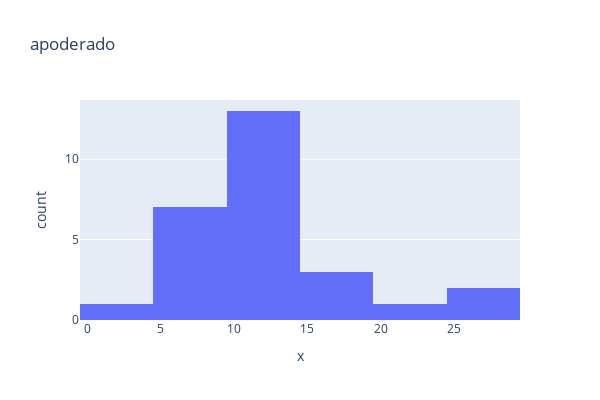
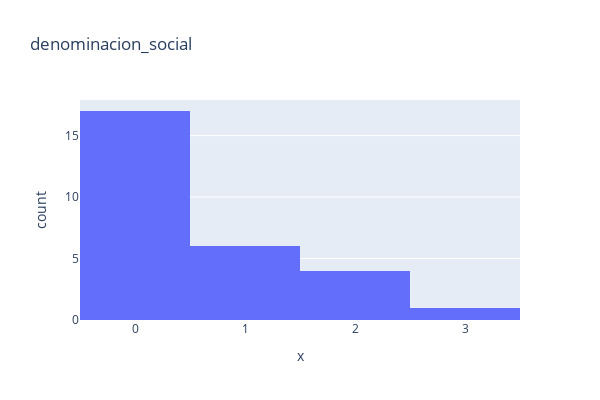
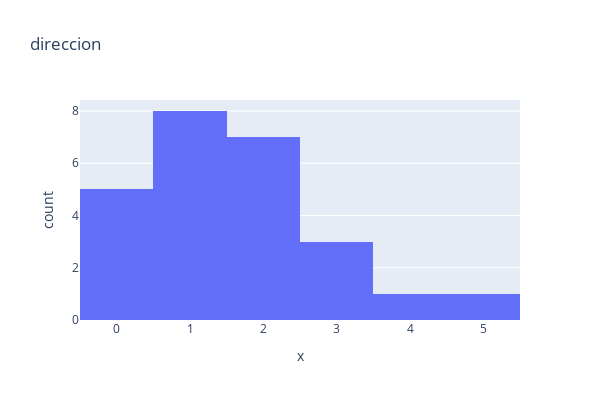
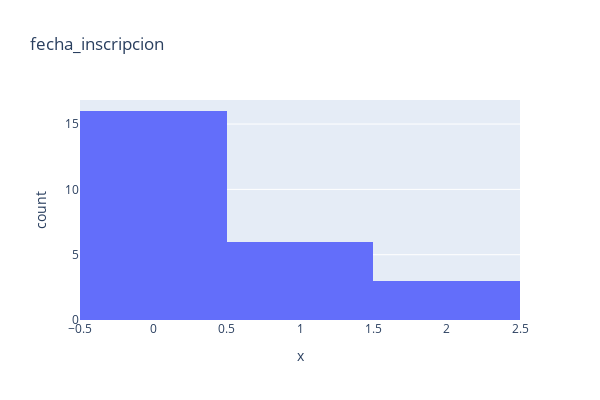

Write notebook code for charts like these, in order.
### Code cell
# grafico las distribuciones
import plotly.express as px

for k in paginas.keys():
    try:
        fig = px.histogram(paginas[k], x=paginas[k], title=k, width=600, height=400)
        fig.show()
    except:
        continue

### Figure 1 — Plotly figure (JSON) as saved in the notebook; plotly's stock layout.template omitted (floating-point values rounded to 4 significant figures)
{"data": [{"alignmentgroup": "True", "bingroup": "x", "hovertemplate": "x=%{x}<br>count=%{y}<extra></extra>", "legendgroup": "", "marker": {"color": "#636efa", "pattern": {"shape": ""}}, "name": "", "offsetgroup": "", "orientation": "v", "showlegend": false, "type": "histogram", "x": [11, 8, 8, 11, 12, 7, 20, 12, 13, 13, 3, 12, 8, 25, 12, 19, 10, 13, 16, 6, 8, 13, 7, 12, 26, 18, 14], "xaxis": "x", "yaxis": "y"}], "layout": {"barmode": "relative", "height": 400, "legend": {"tracegroupgap": 0}, "title": {"text": "apoderado"}, "width": 600, "xaxis": {"anchor": "y", "domain": [0, 1], "title": {"text": "x"}}, "yaxis": {"anchor": "x", "domain": [0, 1], "title": {"text": "count"}}}}

### Figure 2 — Plotly figure (JSON) as saved in the notebook; plotly's stock layout.template omitted (floating-point values rounded to 4 significant figures)
{"data": [{"alignmentgroup": "True", "bingroup": "x", "hovertemplate": "x=%{x}<br>count=%{y}<extra></extra>", "legendgroup": "", "marker": {"color": "#636efa", "pattern": {"shape": ""}}, "name": "", "offsetgroup": "", "orientation": "v", "showlegend": false, "type": "histogram", "x": [0, 0, 2, 0, 1, 0, 1, 0, 1, 0, 0, 0, 1, 2, 0, 0, 0, 2, 0, 3, 0, 1, 0, 0, 0, 2, 0, 1], "xaxis": "x", "yaxis": "y"}], "layout": {"barmode": "relative", "height": 400, "legend": {"tracegroupgap": 0}, "title": {"text": "denominacion_social"}, "width": 600, "xaxis": {"anchor": "y", "domain": [0, 1], "title": {"text": "x"}}, "yaxis": {"anchor": "x", "domain": [0, 1], "title": {"text": "count"}}}}

### Figure 3 — Plotly figure (JSON) as saved in the notebook; plotly's stock layout.template omitted (floating-point values rounded to 4 significant figures)
{"data": [{"alignmentgroup": "True", "bingroup": "x", "hovertemplate": "x=%{x}<br>count=%{y}<extra></extra>", "legendgroup": "", "marker": {"color": "#636efa", "pattern": {"shape": ""}}, "name": "", "offsetgroup": "", "orientation": "v", "showlegend": false, "type": "histogram", "x": [0, 1, 3, 0, 1, 0, 2, 1, 1, 0, 0, 2, 2, 2, 2, 4, 3, 1, 1, 2, 1, 3, 5, 2, 1], "xaxis": "x", "yaxis": "y"}], "layout": {"barmode": "relative", "height": 400, "legend": {"tracegroupgap": 0}, "title": {"text": "direccion"}, "width": 600, "xaxis": {"anchor": "y", "domain": [0, 1], "title": {"text": "x"}}, "yaxis": {"anchor": "x", "domain": [0, 1], "title": {"text": "count"}}}}

### Figure 4 — Plotly figure (JSON) as saved in the notebook; plotly's stock layout.template omitted (floating-point values rounded to 4 significant figures)
{"data": [{"alignmentgroup": "True", "bingroup": "x", "hovertemplate": "x=%{x}<br>count=%{y}<extra></extra>", "legendgroup": "", "marker": {"color": "#636efa", "pattern": {"shape": ""}}, "name": "", "offsetgroup": "", "orientation": "v", "showlegend": false, "type": "histogram", "x": [0, 0, 2, 0, 1, 0, 1, 0, 1, 0, 0, 1, 2, 0, 0, 0, 0, 0, 0, 1, 0, 0, 0, 2, 1], "xaxis": "x", "yaxis": "y"}], "layout": {"barmode": "relative", "height": 400, "legend": {"tracegroupgap": 0}, "title": {"text": "fecha_inscripcion"}, "width": 600, "xaxis": {"anchor": "y", "domain": [0, 1], "title": {"text": "x"}}, "yaxis": {"anchor": "x", "domain": [0, 1], "title": {"text": "count"}}}}
